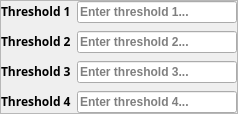
                      <widget class="QFrame" name="frame_local_threshold">
                       <property name="frameShape">
                        <enum>QFrame::StyledPanel</enum>
                       </property>
                       <property name="frameShadow">
                        <enum>QFrame::Raised</enum>
                       </property>
                       <layout class="QGridLayout" name="gridLayout_189">
                        <property name="leftMargin">
                         <number>0</number>
                        </property>
                        <property name="topMargin">
                         <number>0</number>
                        </property>
                        <property name="rightMargin">
                         <number>0</number>
                        </property>
                        <property name="bottomMargin">
                         <number>0</number>
                        </property>
                        <item row="0" column="0">
                         <layout class="QGridLayout" name="gridLayout_190">
                          <property name="verticalSpacing">
                           <number>8</number>
                          </property>
                          <item row="0" column="0">
                           <widget class="QFrame" name="frame_cluster_number_3">
                            <layout class="QGridLayout" name="gridLayout_200" columnstretch="0,0">
                             <property name="leftMargin">
                              <number>0</number>
                             </property>
                             <property name="topMargin">
                              <number>0</number>
                             </property>
                             <property name="rightMargin">
                              <number>0</number>
                             </property>
                             <property name="bottomMargin">
                              <number>0</number>
                             </property>
                             <property name="verticalSpacing">
                              <number>10</number>
                             </property>
                             <item row="0" column="1">
                              <widget class="QLineEdit" name="lineEdit_local_t1">
                               <property name="sizePolicy">
                                <sizepolicy hsizetype="Fixed" vsizetype="Fixed">
                                 <horstretch>0</horstretch>
                                 <verstretch>0</verstretch>
                                </sizepolicy>
                               </property>
                               <property name="minimumSize">
                                <size>
                                 <width>160</width>
                                 <height>0</height>
                                </size>
                               </property>
                               <property name="maximumSize">
                                <size>
                                 <width>160</width>
                                 <height>16777215</height>
                                </size>
                               </property>
                               <property name="font">
                                <font>
                                 <family>Yu Gothic UI</family>
                                 <pointsize>9</pointsize>
                                 <weight>75</weight>
                                 <italic>false</italic>
                                 <bold>true</bold>
                                 <underline>false</underline>
                                </font>
                               </property>
                               <property name="cursor">
                                <cursorShape>IBeamCursor</cursorShape>
                               </property>
                               <property name="toolTip">
                                <string>Enter first threshold (optional)</string>
                               </property>
                               <property name="cursorPosition">
                                <number>0</number>
                               </property>
                               <property name="alignment">
                                <set>Qt::AlignLeading|Qt::AlignLeft|Qt::AlignVCenter</set>
                               </property>
                               <property name="placeholderText">
                                <string>Enter threshold 1...</string>
                               </property>
                               <property name="clearButtonEnabled">
                                <bool>false</bool>
                               </property>
                              </widget>
                             </item>
                             <item row="0" column="0">
                              <widget class="QLabel" name="label_89">
                               <property name="sizePolicy">
                                <sizepolicy hsizetype="Preferred" vsizetype="Fixed">
                                 <horstretch>0</horstretch>
                                 <verstretch>0</verstretch>
                                </sizepolicy>
                               </property>
                               <property name="font">
                                <font>
                                 <family>Yu Gothic UI Semibold</family>
                                 <pointsize>9</pointsize>
                                 <weight>75</weight>
                                 <italic>false</italic>
                                 <bold>true</bold>
                                 <underline>false</underline>
                                </font>
                               </property>
                               <property name="text">
                                <string>Threshold 1</string>
                               </property>
                              </widget>
                             </item>
                            </layout>
                           </widget>
                          </item>
                          <item row="1" column="0">
                           <widget class="QFrame" name="frame_iterations_3">
                            <layout class="QGridLayout" name="gridLayout_201" columnstretch="0,0">
                             <property name="leftMargin">
                              <number>0</number>
                             </property>
                             <property name="topMargin">
                              <number>0</number>
                             </property>
                             <property name="rightMargin">
                              <number>0</number>
                             </property>
                             <property name="bottomMargin">
                              <number>0</number>
                             </property>
                             <property name="verticalSpacing">
                              <number>10</number>
                             </property>
                             <item row="0" column="0">
                              <widget class="QLabel" name="label_90">
                               <property name="sizePolicy">
                                <sizepolicy hsizetype="Preferred" vsizetype="Fixed">
                                 <horstretch>0</horstretch>
                                 <verstretch>0</verstretch>
                                </sizepolicy>
                               </property>
                               <property name="font">
                                <font>
                                 <family>Yu Gothic UI Semibold</family>
                                 <pointsize>9</pointsize>
                                 <weight>75</weight>
                                 <italic>false</italic>
                                 <bold>true</bold>
                                 <underline>false</underline>
                                </font>
                               </property>
                               <property name="text">
                                <string>Threshold 2</string>
                               </property>
                              </widget>
                             </item>
                             <item row="0" column="1">
                              <widget class="QLineEdit" name="lineEdit_local_t2">
                               <property name="sizePolicy">
                                <sizepolicy hsizetype="Fixed" vsizetype="Fixed">
                                 <horstretch>0</horstretch>
                                 <verstretch>0</verstretch>
                                </sizepolicy>
                               </property>
                               <property name="minimumSize">
                                <size>
                                 <width>160</width>
                                 <height>0</height>
                                </size>
                               </property>
                               <property name="maximumSize">
                                <size>
                                 <width>160</width>
                                 <height>16777215</height>
                                </size>
                               </property>
                               <property name="font">
                                <font>
                                 <family>Yu Gothic UI</family>
                                 <pointsize>9</pointsize>
                                 <weight>75</weight>
                                 <italic>false</italic>
                                 <bold>true</bold>
                                 <underline>false</underline>
                                </font>
                               </property>
                               <property name="cursor">
                                <cursorShape>IBeamCursor</cursorShape>
                               </property>
                               <property name="toolTip">
                                <string>Enter second threshold (optional)</string>
                               </property>
                               <property name="cursorPosition">
                                <number>0</number>
                               </property>
                               <property name="alignment">
                                <set>Qt::AlignLeading|Qt::AlignLeft|Qt::AlignVCenter</set>
                               </property>
                               <property name="placeholderText">
                                <string>Enter threshold 2...</string>
                               </property>
                               <property name="clearButtonEnabled">
                                <bool>false</bool>
                               </property>
                              </widget>
                             </item>
                            </layout>
                           </widget>
                          </item>
                          <item row="2" column="0">
                           <widget class="QFrame" name="frame_band_width_3">
                            <layout class="QGridLayout" name="gridLayout_203" columnstretch="0,0">
                             <property name="leftMargin">
                              <number>0</number>
                             </property>
                             <property name="topMargin">
                              <number>0</number>
                             </property>
                             <property name="rightMargin">
                              <number>0</number>
                             </property>
                             <property name="bottomMargin">
                              <number>0</number>
                             </property>
                             <property name="verticalSpacing">
                              <number>10</number>
                             </property>
                             <item row="0" column="0">
                              <widget class="QLabel" name="label_91">
                               <property name="sizePolicy">
                                <sizepolicy hsizetype="Preferred" vsizetype="Fixed">
                                 <horstretch>0</horstretch>
                                 <verstretch>0</verstretch>
                                </sizepolicy>
                               </property>
                               <property name="font">
                                <font>
                                 <family>Yu Gothic UI Semibold</family>
                                 <pointsize>9</pointsize>
                                 <weight>75</weight>
                                 <italic>false</italic>
                                 <bold>true</bold>
                                 <underline>false</underline>
                                </font>
                               </property>
                               <property name="text">
                                <string>Threshold 3</string>
                               </property>
                              </widget>
                             </item>
                             <item row="0" column="1">
                              <widget class="QLineEdit" name="lineEdit_local_t3">
                               <property name="sizePolicy">
                                <sizepolicy hsizetype="Fixed" vsizetype="Fixed">
                                 <horstretch>0</horstretch>
                                 <verstretch>0</verstretch>
                                </sizepolicy>
                               </property>
                               <property name="minimumSize">
                                <size>
                                 <width>160</width>
                                 <height>0</height>
                                </size>
                               </property>
                               <property name="maximumSize">
                                <size>
                                 <width>160</width>
                                 <height>16777215</height>
                                </size>
                               </property>
                               <property name="font">
                                <font>
                                 <family>Yu Gothic UI</family>
                                 <pointsize>9</pointsize>
                                 <weight>75</weight>
                                 <italic>false</italic>
                                 <bold>true</bold>
                                 <underline>false</underline>
                                </font>
                               </property>
                               <property name="cursor">
                                <cursorShape>IBeamCursor</cursorShape>
                               </property>
                               <property name="toolTip">
                                <string>Enter third threshold (optional)</string>
                               </property>
                               <property name="cursorPosition">
                                <number>0</number>
                               </property>
                               <property name="alignment">
                                <set>Qt::AlignLeading|Qt::AlignLeft|Qt::AlignVCenter</set>
                               </property>
                               <property name="placeholderText">
                                <string>Enter threshold 3...</string>
                               </property>
                               <property name="clearButtonEnabled">
                                <bool>false</bool>
                               </property>
                              </widget>
                             </item>
                            </layout>
                           </widget>
                          </item>
                          <item row="3" column="0">
                           <widget class="QFrame" name="frame_tolerance_4">
                            <layout class="QGridLayout" name="gridLayout_204" columnstretch="0,0">
                             <property name="leftMargin">
                              <number>0</number>
                             </property>
                             <property name="topMargin">
                              <number>0</number>
                             </property>
                             <property name="rightMargin">
                              <number>0</number>
                             </property>
                             <property name="bottomMargin">
                              <number>0</number>
                             </property>
                             <property name="verticalSpacing">
                              <number>10</number>
                             </property>
                             <item row="0" column="0">
                              <widget class="QLabel" name="label_92">
                               <property name="sizePolicy">
                                <sizepolicy hsizetype="Preferred" vsizetype="Fixed">
                                 <horstretch>0</horstretch>
                                 <verstretch>0</verstretch>
                                </sizepolicy>
                               </property>
                               <property name="font">
                                <font>
                                 <family>Yu Gothic UI Semibold</family>
                                 <pointsize>9</pointsize>
                                 <weight>75</weight>
                                 <italic>false</italic>
                                 <bold>true</bold>
                                 <underline>false</underline>
                                </font>
                               </property>
                               <property name="text">
                                <string>Threshold 4</string>
                               </property>
                              </widget>
                             </item>
                             <item row="0" column="1">
                              <widget class="QLineEdit" name="lineEdit_local_t4">
                               <property name="sizePolicy">
                                <sizepolicy hsizetype="Fixed" vsizetype="Fixed">
                                 <horstretch>0</horstretch>
                                 <verstretch>0</verstretch>
                                </sizepolicy>
                               </property>
                               <property name="minimumSize">
                                <size>
                                 <width>160</width>
                                 <height>0</height>
                                </size>
                               </property>
                               <property name="maximumSize">
                                <size>
                                 <width>160</width>
                                 <height>16777215</height>
                                </size>
                               </property>
                               <property name="font">
                                <font>
                                 <family>Yu Gothic UI</family>
                                 <pointsize>9</pointsize>
                                 <weight>75</weight>
                                 <italic>false</italic>
                                 <bold>true</bold>
                                 <underline>false</underline>
                                </font>
                               </property>
                               <property name="cursor">
                                <cursorShape>IBeamCursor</cursorShape>
                               </property>
                               <property name="toolTip">
                                <string>Enter fourth threshold (optional)</string>
                               </property>
                               <property name="cursorPosition">
                                <number>0</number>
                               </property>
                               <property name="alignment">
                                <set>Qt::AlignLeading|Qt::AlignLeft|Qt::AlignVCenter</set>
                               </property>
                               <property name="placeholderText">
                                <string>Enter threshold 4...</string>
                               </property>
                               <property name="clearButtonEnabled">
                                <bool>false</bool>
                               </property>
                              </widget>
                             </item>
                            </layout>
                           </widget>
                          </item>
                         </layout>
                        </item>
                       </layout>
                      </widget>
